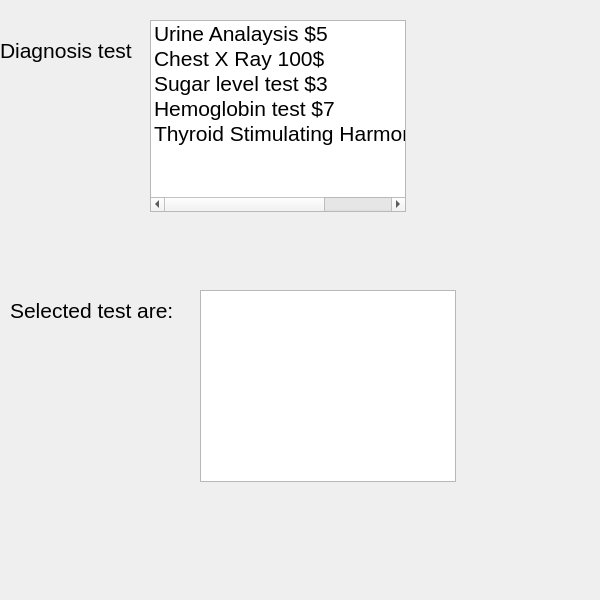
<?xml version="1.0" encoding="UTF-8"?>
<ui version="4.0">
 <class>Dialog</class>
 <widget class="QDialog" name="Dialog">
  <property name="geometry">
   <rect>
    <x>0</x>
    <y>0</y>
    <width>600</width>
    <height>600</height>
   </rect>
  </property>
  <property name="font">
   <font>
    <pointsize>16</pointsize>
   </font>
  </property>
  <property name="windowTitle">
   <string>Dialog</string>
  </property>
  <widget class="QLabel" name="label">
   <property name="geometry">
    <rect>
     <x>0</x>
     <y>30</y>
     <width>141</width>
     <height>40</height>
    </rect>
   </property>
   <property name="font">
    <font>
     <pointsize>16</pointsize>
    </font>
   </property>
   <property name="text">
    <string>Diagnosis test</string>
   </property>
  </widget>
  <widget class="QListWidget" name="listWidgetDiagnosis">
   <property name="geometry">
    <rect>
     <x>150</x>
     <y>20</y>
     <width>256</width>
     <height>192</height>
    </rect>
   </property>
   <property name="selectionMode">
    <enum>QAbstractItemView::MultiSelection</enum>
   </property>
   <item>
    <property name="text">
     <string>Urine Analaysis $5</string>
    </property>
   </item>
   <item>
    <property name="text">
     <string>Chest X Ray 100$</string>
    </property>
   </item>
   <item>
    <property name="text">
     <string>Sugar level test $3</string>
    </property>
   </item>
   <item>
    <property name="text">
     <string>Hemoglobin test $7</string>
    </property>
   </item>
   <item>
    <property name="text">
     <string>Thyroid Stimulating Harmone test $10</string>
    </property>
   </item>
  </widget>
  <widget class="QLabel" name="label_2">
   <property name="geometry">
    <rect>
     <x>10</x>
     <y>290</y>
     <width>171</width>
     <height>40</height>
    </rect>
   </property>
   <property name="text">
    <string>Selected test are:</string>
   </property>
  </widget>
  <widget class="QListWidget" name="listWidgetSelecteTest">
   <property name="geometry">
    <rect>
     <x>200</x>
     <y>290</y>
     <width>256</width>
     <height>192</height>
    </rect>
   </property>
  </widget>
 </widget>
 <resources/>
 <connections/>
</ui>
